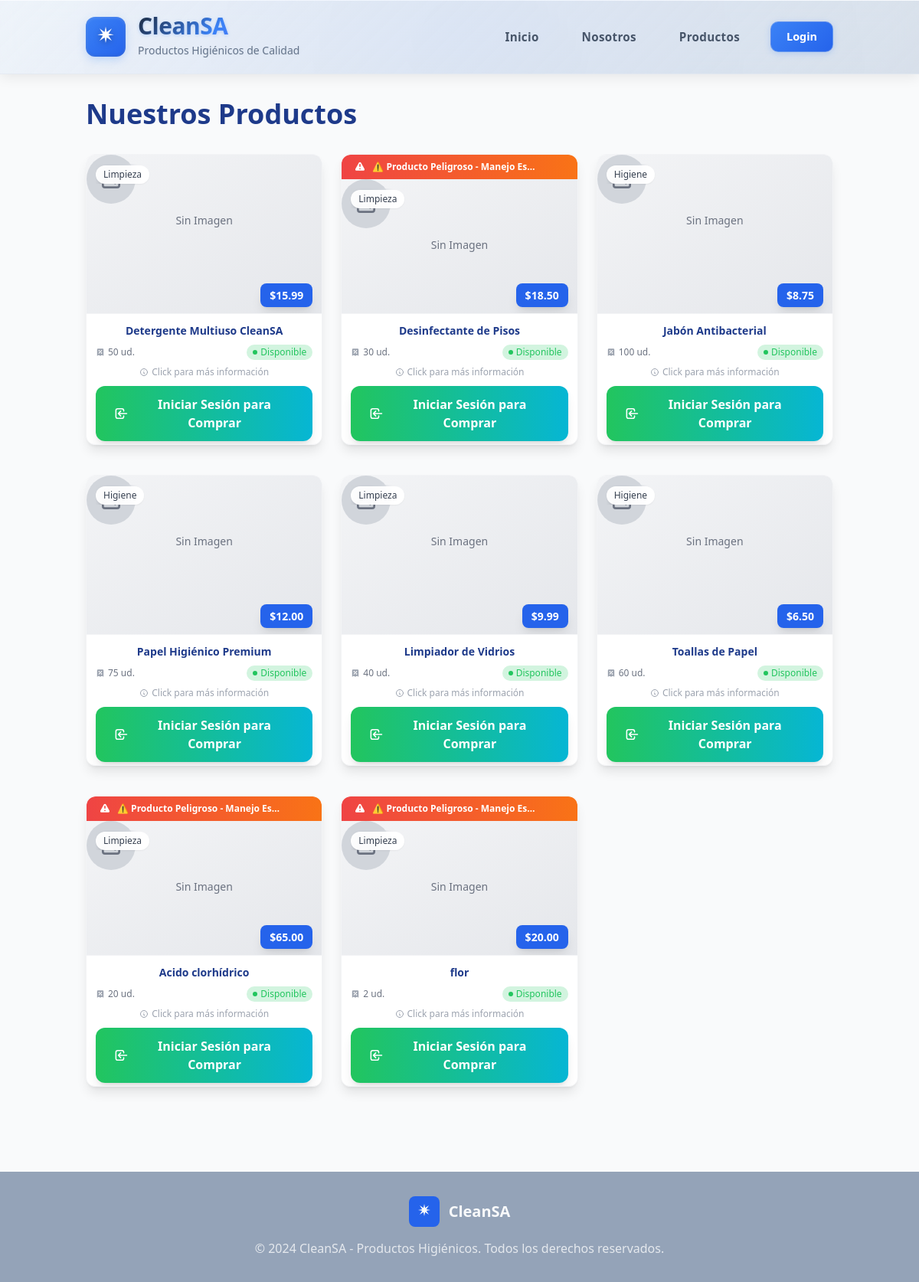
/products/, run on an earlier commit of the app's database.
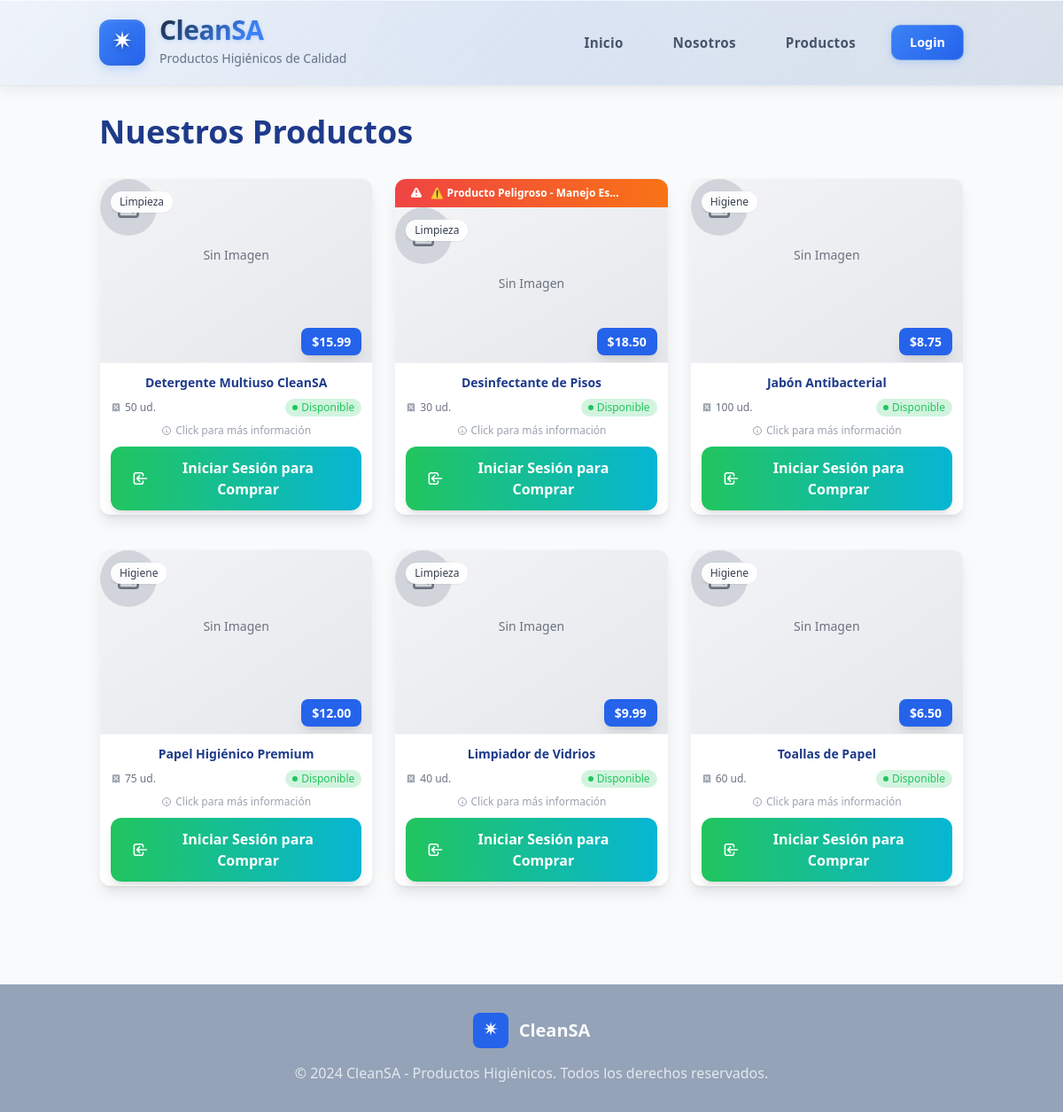
And on a later commit of the database.
### app/models.py (models this page shows)
class Producto (database.Model):
    __tablename__ = 'productos'
    id = database.Column(database.Integer, primary_key=True)
    nombre = database.Column(database.String(100), nullable=False)
    precio = database.Column(database.Float, nullable=False)
    stock = database.Column(database.Integer, nullable=False)
    fk_categoria = database.Column(database.Integer,database.ForeignKey('categorias.id'), nullable=False)
    peligroso = database.Column(database.Boolean, nullable=False)

class Categoria (database.Model):
    __tablename__ = 'categorias'
    id = database.Column(database.Integer, primary_key=True)
    nombre = database.Column(database.String(100), nullable=False)

### app/blueprints/products.py (the view)
@products_bp.route('/')
def list_products():
    try:
        productos = Producto.query.all()
        categorias = {cat.id: cat.nombre for cat in Categoria.query.all()}
        return render_template('productos.html',
                             productos=productos,
                             categorias=categorias)
    except Exception as e:
        return render_template('productos.html',
                             productos=[],
                             categorias={})

### app/templates/productos.html (shortened to what this page needs)
<!DOCTYPE html>
<html lang="es">
<head>
    <script src="https://cdn.tailwindcss.com"></script>
    <link rel="stylesheet" href="../static/css/nav-liquid-glass.css">
</head>
<body class="bg-smoke-white min-h-screen">
    {% include 'components/nav.html' %}
    <main class="container mx-auto px-6 py-8">
        <h1 class="text-4xl font-bold text-dark-teal mb-8">Nuestros Productos</h1>
        {% if productos %}
            <div class="grid grid-cols-1 sm:grid-cols-2 lg:grid-cols-3 gap-6">
                {% for producto in productos %}
                    {% include 'components/producto.html' %}
                {% endfor %}
            </div>
        {% else %}
            <p class="text-gray-600">No hay productos disponibles en este momento.</p>
        {% endif %}
    </main>
    {% include 'components/footer.html' %}
</body>
</html>

### app/templates/components/producto.html (shortened to what the changed rows need)
<div class="flip-card group cursor-pointer" data-producto-id="{{ producto.id }}">
    <div class="flip-card-inner">
        <div class="flip-card-front bg-white rounded-xl shadow-lg hover:shadow-xl transition-all duration-300 border border-gray-100 relative overflow-hidden">
            {% if producto.peligroso %}
                <div class="bg-gradient-to-r from-red-500 to-orange-500 text-white px-4 py-2 pr-12 text-xs font-semibold flex items-center rounded-t-xl">
                    <span class="truncate">⚠️ Producto Peligroso - Manejo Especial</span>
                </div>
            {% endif %}
            <div class="{% if producto.peligroso %}h-44{% else %}h-52{% endif %} bg-gray-50 border-b border-gray-100 relative overflow-hidden">
                <div class="placeholder-content absolute inset-0 bg-gradient-to-br from-gray-100 to-gray-200 flex flex-col items-center justify-center hidden">
                    <div class="w-16 h-16 bg-gray-300 rounded-full flex items-center justify-center mb-3">
                    </div>
                    <p class="text-gray-500 text-sm font-medium">Sin Imagen</p>
                </div>
                <div class="absolute top-3 left-3">
                    <span class="inline-flex items-center px-2.5 py-1 rounded-full text-xs font-medium bg-white bg-opacity-95 text-gray-700 shadow-sm backdrop-blur-sm">
                        {{ categorias.get(producto.fk_categoria, 'Sin categoría') }}
                    </span>
                </div>
                <div class="absolute bottom-3 right-3">
                    <span class="bg-pro-blue text-white px-3 py-1.5 rounded-lg text-base font-bold shadow-lg backdrop-blur-sm">
                        ${{ "%.2f"|format(producto.precio) }}
                    </span>
                </div>
            </div>
            <div class="p-3 flex flex-col justify-between" style="height: calc(100% - 13rem);">
                <div>
                    <h3 class="text-base font-bold text-dark-teal leading-tight mb-2">{{ producto.nombre }}</h3>
                    <div class="flex items-center justify-between mb-2">
                        <div class="flex items-center gap-1">
                            <span class="text-xs text-gray-500">{{ producto.stock }} ud.</span>
                        </div>
                        {% if producto.stock > 0 %}
                            <span class="inline-flex items-center px-2 py-0.5 rounded-full text-xs font-medium bg-warm-green bg-opacity-20 text-warm-green">
                                <div class="w-1.5 h-1.5 bg-warm-green rounded-full mr-1 animate-pulse"></div>
                                Disponible
                            </span>
                        {% else %}
                            <span class="inline-flex items-center px-2 py-0.5 rounded-full text-xs font-medium bg-red-100 text-red-800">
                                <div class="w-1.5 h-1.5 bg-red-500 rounded-full mr-1"></div>
                                Sin Stock
                            </span>
                        {% endif %}
                    </div>
                </div>
                <div class="text-center text-xs text-gray-400 mb-2">
                    <span class="inline-flex items-center">
                        <svg class="w-3 h-3 mr-1" fill="none" stroke="currentColor" viewBox="0 0 24 24">
                            <path stroke-linecap="round" stroke-linejoin="round" stroke-width="2" d="M13 16h-1v-4h-1m1-4h.01M21 12a9 9 0 11-18 0 9 9 0 0118 0z"/>
                        </svg>
                        Click para más información
                    </span>
                </div>
                {% if current_user.is_authenticated and not current_user.es_admin %}
                    {% if producto.stock > 0 %}
                        {% if producto.peligroso and current_user.es_particular %}
                            <div class="w-full bg-gradient-to-r from-orange-400 to-red-500 text-white font-medium py-3 px-4 rounded-xl text-center text-sm border border-orange-300">
                                <svg class="w-4 h-4 inline mr-2" fill="currentColor" viewBox="0 0 20 20">
                                    <path fill-rule="evenodd" d="M8.257 3.099c.765-1.36 2.722-1.36 3.486 0l5.58 9.92c.75 1.334-.213 2.98-1.742 2.98H4.42c-1.53 0-2.493-1.646-1.743-2.98l5.58-9.92zM11 13a1 1 0 11-2 0 1 1 0 012 0zm-1-8a1 1 0 00-1 1v3a1 1 0 002 0V6a1 1 0 00-1-1z" clip-rule="evenodd"/>
                                </svg>
                                ⚠️ Producto solo para empresas
                            </div>
                        {% else %}
                            <button onclick="addToCart({{ producto.id }}, this)" class="add-to-cart-btn w-full bg-gradient-to-r from-light-teal to-pro-blue hover:from-pro-blue hover:to-dark-teal text-white font-semibold py-3 px-6 rounded-xl transition-all duration-300 transform hover:scale-105 shadow-lg hover:shadow-xl flex items-center justify-center group">
                                <svg class="w-5 h-5 mr-2 transition-transform group-hover:scale-110" fill="none" stroke="currentColor" viewBox="0 0 24 24">
                                    <path stroke-linecap="round" stroke-linejoin="round" stroke-width="2" d="M3 3h2l.4 2M7 13h10l4-8H5.4m0 0L7 13m0 0l-1.5 6M7 13l-1.5-6m0 0h12m-10 6h8m-8 0v6a2 2 0 002 2h4a2 2 0 002-2v-6"/>
                                </svg>
                                Agregar al Carrito
                            </button>
                        {% endif %}
                    {% else %}
                        <button disabled class="w-full bg-gray-200 text-gray-400 font-semibold py-3 px-6 rounded-xl cursor-not-allowed flex items-center justify-center">
                            <svg class="w-5 h-5 mr-2" fill="none" stroke="currentColor" viewBox="0 0 24 24">
                                <path stroke-linecap="round" stroke-linejoin="round" stroke-width="2" d="M18.364 18.364A9 9 0 005.636 5.636m12.728 12.728L5.636 5.636m12.728 12.728L18.364 5.636"/>
                            </svg>
                            No Disponible
                        </button>
                    {% endif %}
                {% else %}
                    <a href="{{ url_for('auth.login') }}" class="w-full bg-gradient-to-r from-warm-green to-light-teal hover:from-light-teal hover:to-warm-green text-white font-semibold py-3 px-6 rounded-xl transition-all duration-300 transform hover:scale-105 shadow-lg hover:shadow-xl flex items-center justify-center group text-decoration-none">
                        <svg class="w-5 h-5 mr-2 transition-transform group-hover:scale-110" fill="none" stroke="currentColor" viewBox="0 0 24 24">
                            <path stroke-linecap="round" stroke-linejoin="round" stroke-width="2" d="M11 16l-4-4m0 0l4-4m-4 4h14m-5 4v1a3 3 0 01-3 3H6a3 3 0 01-3-3V7a3 3 0 013-3h7a3 3 0 013 3v1"/>
                        </svg>
                        Iniciar Sesión para Comprar
                    </a>
                {% endif %}
            </div>
        </div>
        <div class="flip-card-back bg-gradient-to-br from-light-teal to-pro-blue rounded-xl shadow-xl border border-gray-100 relative overflow-hidden">
            <div class="absolute top-3 right-3 z-20">
                <div class="bg-white bg-opacity-20 rounded-full p-1.5 hover:bg-opacity-30 transition-all duration-200 shadow-sm">
                </div>
            </div>
            <div class="h-full flex flex-col p-4 text-white">
                <div class="mb-3">
                    <h4 class="text-lg font-bold mb-1">{{ producto.nombre }}</h4>
                    <div class="flex items-center justify-between">
                        <span class="text-xs opacity-80">{{ categorias.get(producto.fk_categoria, 'Sin categoría') }}</span>
                        <span class="text-xl font-bold">${{ "%.2f"|format(producto.precio) }}</span>
                    </div>
                </div>
                <div class="flex-grow space-y-3">
                    <div class="bg-white bg-opacity-10 rounded-lg p-2.5 backdrop-blur-sm">
                        <h5 class="font-semibold mb-1.5 flex items-center text-sm">
                        </h5>
                        <div class="flex items-center justify-between text-xs">
                            <span>Stock disponible:</span>
                            <span class="font-bold">{{ producto.stock }} unidades</span>
                        </div>
                        <div class="flex items-center justify-between text-xs mt-1">
                            <span>Estado:</span>
                            {% if producto.stock > 0 %}
                                <span class="bg-green-400 bg-opacity-30 px-1.5 py-0.5 rounded text-xs font-medium">
                                </span>
                            {% else %}
                                <span class="bg-red-400 bg-opacity-30 px-1.5 py-0.5 rounded text-xs font-medium">
                                    ✗ Sin Stock
                                </span>
                            {% endif %}
                        </div>
                    </div>
                    {% if producto.peligroso %}
                        <div class="bg-red-500 bg-opacity-20 rounded-lg p-2.5 backdrop-blur-sm border border-red-400 border-opacity-30">
                            <h5 class="font-semibold mb-1.5 flex items-center text-orange-200 text-sm">
                            </h5>
                            <p class="text-xs opacity-90">
                            </p>
                        </div>
                    {% endif %}
                </div>
                <div class="mt-3 text-center text-xs opacity-70">
                    <span class="inline-flex items-center">
                    </span>
                </div>
            </div>
        </div>
    </div>
</div>

What changed in the data, as far as the page shows it:
removed Producto: peligroso True (drawn), get "Limpieza", precio "65.00", nombre "Acido clorhídrico", stock "20", shows "Disponible"
removed Producto: peligroso True (drawn), get "Limpieza", precio "20.00", nombre "flor", stock "2", shows "Disponible"
